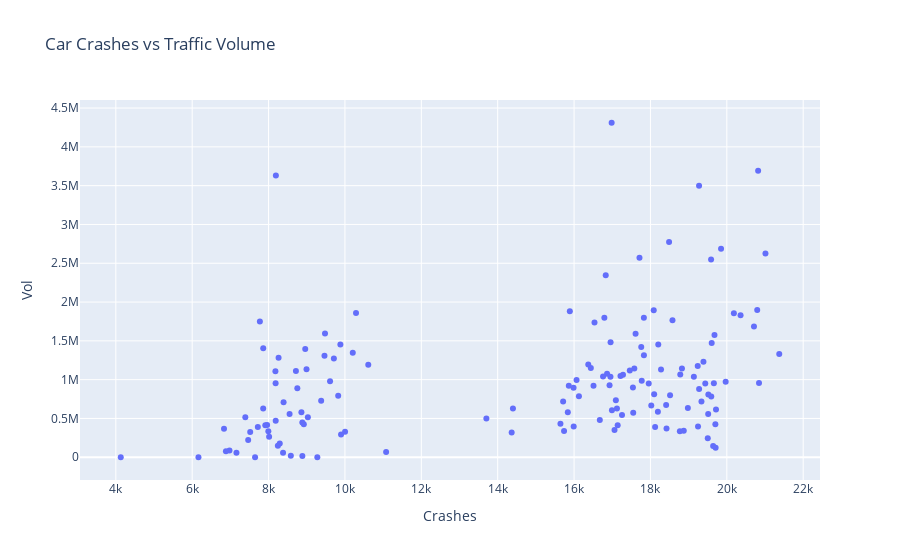

The code cell stored with this chart in its notebook:
### Markdown cell above
Let's make a scatter plot first

### Code cell
fig = px.scatter(
    merged_data,
    x = "Crashes",
    y = "Vol",
    title = "Car Crashes vs Traffic Volume"
)
fig.show()

### Figure 1 — Plotly figure (JSON) as saved in the notebook; plotly's stock layout.template omitted (floating-point values rounded to 4 significant figures; data arrays with more than 128 entries replaced by an {"elided": "..."} marker saying what was removed)
{"data": [{"hovertemplate": "Crashes=%{x}<br>Vol=%{y}<extra></extra>", "legendgroup": "", "marker": {"color": "#636efa", "symbol": "circle"}, "mode": "markers", "name": "", "orientation": "v", "showlegend": false, "type": "scatter", "x": {"elided": "144 int values"}, "xaxis": "x", "y": {"elided": "144 int values"}, "yaxis": "y"}], "layout": {"legend": {"tracegroupgap": 0}, "title": {"text": "Car Crashes vs Traffic Volume"}, "xaxis": {"anchor": "y", "domain": [0, 1], "title": {"text": "Crashes"}}, "yaxis": {"anchor": "x", "domain": [0, 1], "title": {"text": "Vol"}}}}
